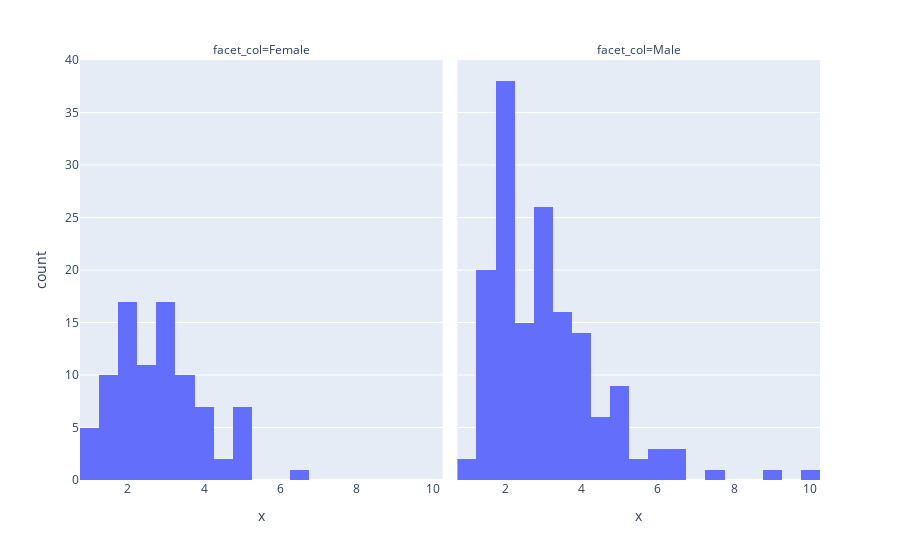

The cell this chart's notebook holds for it:
### Code cell
px.histogram(x=df.tip, facet_col=df.sex, barmode='group')

### Figure 1 — Plotly figure (JSON) as saved in the notebook; plotly's stock layout.template omitted (floating-point values rounded to 4 significant figures; data arrays with more than 128 entries replaced by an {"elided": "..."} marker saying what was removed)
{"data": [{"alignmentgroup": "True", "bingroup": "x", "hovertemplate": "facet_col=Female<br>x=%{x}<br>count=%{y}<extra></extra>", "legendgroup": "", "marker": {"color": "#636efa", "pattern": {"shape": ""}}, "name": "", "offsetgroup": "", "orientation": "v", "showlegend": false, "type": "histogram", "x": [1.01, 3.61, 5, 3.02, 1.67, 3.5, 2.75, 2.23, 3, 3, 2.45, 3.07, 2.6, 5.2, 1.5, 2.47, 1, 3, 3.14, 5, 2.2, 1.83, 5.17, 1, 4.3, 3.25, 2.5, 3, 2.5, 3.48, 4.08, 4, 1, 4, 3.5, 1.5, 1.8, 2.92, 1.68, 2.52, 4.2, 2, 2, 2.83, 1.5, 2, 3.25, 1.25, 2, 2, 2.75, 3.5, 5, 2.3, 1.5, 1.36, 1.63, 5.14, 3.75, 2.61, 2, 3, 1.61, 2, 4, 3.5, 3.5, 4.19, 5, 2, 2.01, 2, 2.5, 3.23, 2.23, 2.5, 6.5, 1.1, 3.09, 3.48, 3, 2.5, 2, 2.88, 4.67, 2, 3], "xaxis": "x", "yaxis": "y"}, {"alignmentgroup": "True", "bingroup": "x", "hovertemplate": "facet_col=Male<br>x=%{x}<br>count=%{y}<extra></extra>", "legendgroup": "", "marker": {"color": "#636efa", "pattern": {"shape": ""}}, "name": "", "offsetgroup": "", "orientation": "v", "showlegend": false, "type": "histogram", "x": {"elided": "157 float values"}, "xaxis": "x2", "yaxis": "y2"}], "layout": {"annotations": [{"font": {}, "showarrow": false, "text": "facet_col=Female", "x": 0.245, "xanchor": "center", "xref": "paper", "y": 1, "yanchor": "bottom", "yref": "paper"}, {"font": {}, "showarrow": false, "text": "facet_col=Male", "x": 0.755, "xanchor": "center", "xref": "paper", "y": 1, "yanchor": "bottom", "yref": "paper"}], "autosize": true, "barmode": "group", "legend": {"tracegroupgap": 0}, "margin": {"t": 60}, "xaxis": {"anchor": "y", "autorange": true, "domain": [0, 0.49], "range": [0.75, 10.25], "title": {"text": "x"}, "type": "linear"}, "xaxis2": {"anchor": "y2", "autorange": true, "domain": [0.51, 1], "matches": "x", "range": [0.75, 10.25], "title": {"text": "x"}, "type": "linear"}, "yaxis": {"anchor": "x", "autorange": true, "domain": [0, 1], "range": [0, 40], "title": {"text": "count"}}, "yaxis2": {"anchor": "x2", "autorange": true, "domain": [0, 1], "matches": "y", "range": [0, 40], "showticklabels": false}}}
